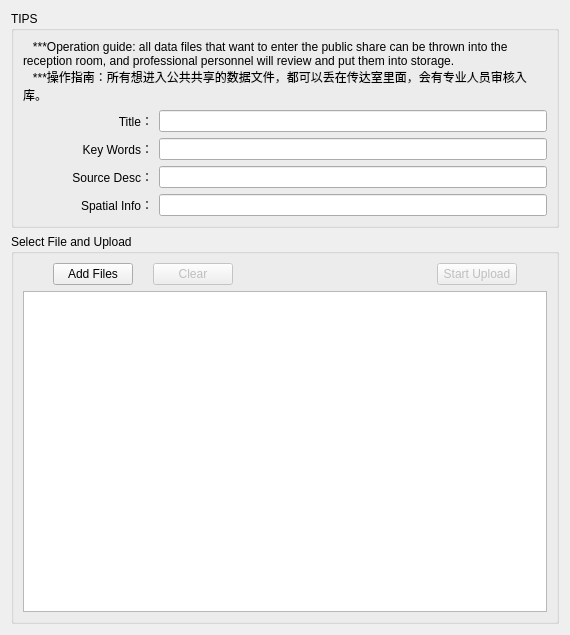
<?xml version="1.0" encoding="UTF-8"?>
<ui version="4.0">
 <class>UploadBitstream</class>
 <widget class="QWidget" name="UploadBitstream">
  <property name="geometry">
   <rect>
    <x>0</x>
    <y>0</y>
    <width>570</width>
    <height>635</height>
   </rect>
  </property>
  <property name="windowTitle">
   <string>附件上传</string>
  </property>
  <layout class="QVBoxLayout" name="verticalLayout_2">
   <item>
    <widget class="QGroupBox" name="groupBox">
     <property name="sizePolicy">
      <sizepolicy hsizetype="Expanding" vsizetype="Preferred">
       <horstretch>0</horstretch>
       <verstretch>0</verstretch>
      </sizepolicy>
     </property>
     <property name="title">
      <string>TIPS</string>
     </property>
     <layout class="QVBoxLayout" name="verticalLayout">
      <item>
       <widget class="QLabel" name="label_2">
        <property name="text">
         <string>   ***Operation guide: all data files that want to enter the public share can be thrown into the reception room, and professional personnel will review and put them into storage.
   ***操作指南：所有想进入公共共享的数据文件，都可以丢在传达室里面，会有专业人员审核入库。</string>
        </property>
        <property name="wordWrap">
         <bool>true</bool>
        </property>
       </widget>
      </item>
      <item>
       <layout class="QHBoxLayout" name="horizontalLayout" stretch="1,3">
        <item>
         <widget class="QLabel" name="label_4">
          <property name="layoutDirection">
           <enum>Qt::LeftToRight</enum>
          </property>
          <property name="text">
           <string>Title：</string>
          </property>
          <property name="alignment">
           <set>Qt::AlignRight|Qt::AlignTrailing|Qt::AlignVCenter</set>
          </property>
         </widget>
        </item>
        <item>
         <widget class="QLineEdit" name="txtTitle"/>
        </item>
       </layout>
      </item>
      <item>
       <layout class="QHBoxLayout" name="horizontalLayout_4" stretch="1,3">
        <item>
         <widget class="QLabel" name="label">
          <property name="layoutDirection">
           <enum>Qt::LeftToRight</enum>
          </property>
          <property name="text">
           <string>Key Words：</string>
          </property>
          <property name="alignment">
           <set>Qt::AlignRight|Qt::AlignTrailing|Qt::AlignVCenter</set>
          </property>
         </widget>
        </item>
        <item>
         <widget class="QLineEdit" name="txtKeyWords"/>
        </item>
       </layout>
      </item>
      <item>
       <layout class="QHBoxLayout" name="horizontalLayout_5" stretch="1,3">
        <item>
         <widget class="QLabel" name="label_3">
          <property name="layoutDirection">
           <enum>Qt::LeftToRight</enum>
          </property>
          <property name="text">
           <string>Source Desc：</string>
          </property>
          <property name="alignment">
           <set>Qt::AlignRight|Qt::AlignTrailing|Qt::AlignVCenter</set>
          </property>
         </widget>
        </item>
        <item>
         <widget class="QLineEdit" name="txtSource"/>
        </item>
       </layout>
      </item>
      <item>
       <layout class="QHBoxLayout" name="horizontalLayout_6" stretch="1,3">
        <item>
         <widget class="QLabel" name="label_5">
          <property name="text">
           <string>Spatial Info：</string>
          </property>
          <property name="alignment">
           <set>Qt::AlignRight|Qt::AlignTrailing|Qt::AlignVCenter</set>
          </property>
         </widget>
        </item>
        <item>
         <widget class="QLineEdit" name="txtSpatialInfo"/>
        </item>
       </layout>
      </item>
     </layout>
    </widget>
   </item>
   <item>
    <widget class="QGroupBox" name="groupBox_2">
     <property name="sizePolicy">
      <sizepolicy hsizetype="Expanding" vsizetype="Expanding">
       <horstretch>0</horstretch>
       <verstretch>0</verstretch>
      </sizepolicy>
     </property>
     <property name="title">
      <string>Select File and Upload</string>
     </property>
     <layout class="QVBoxLayout" name="verticalLayout_5">
      <item>
       <layout class="QVBoxLayout" name="verticalLayout_3">
        <property name="sizeConstraint">
         <enum>QLayout::SetDefaultConstraint</enum>
        </property>
        <item>
         <layout class="QHBoxLayout" name="horizontalLayout_7">
          <property name="spacing">
           <number>20</number>
          </property>
          <property name="leftMargin">
           <number>30</number>
          </property>
          <property name="rightMargin">
           <number>30</number>
          </property>
          <item>
           <widget class="QPushButton" name="btnAddFiles">
            <property name="enabled">
             <bool>true</bool>
            </property>
            <property name="maximumSize">
             <size>
              <width>100</width>
              <height>16777215</height>
             </size>
            </property>
            <property name="text">
             <string>Add Files</string>
            </property>
           </widget>
          </item>
          <item>
           <widget class="QPushButton" name="btnClear">
            <property name="enabled">
             <bool>false</bool>
            </property>
            <property name="maximumSize">
             <size>
              <width>100</width>
              <height>16777215</height>
             </size>
            </property>
            <property name="text">
             <string>Clear</string>
            </property>
           </widget>
          </item>
          <item>
           <spacer name="horizontalSpacer">
            <property name="orientation">
             <enum>Qt::Horizontal</enum>
            </property>
            <property name="sizeHint" stdset="0">
             <size>
              <width>40</width>
              <height>20</height>
             </size>
            </property>
           </spacer>
          </item>
          <item>
           <widget class="QPushButton" name="btnStartUpload">
            <property name="enabled">
             <bool>false</bool>
            </property>
            <property name="maximumSize">
             <size>
              <width>100</width>
              <height>16777215</height>
             </size>
            </property>
            <property name="text">
             <string>Start Upload</string>
            </property>
           </widget>
          </item>
         </layout>
        </item>
        <item>
         <widget class="QTableView" name="tableFileList">
          <property name="sortingEnabled">
           <bool>true</bool>
          </property>
         </widget>
        </item>
       </layout>
      </item>
     </layout>
    </widget>
   </item>
  </layout>
 </widget>
 <resources/>
 <connections/>
</ui>
